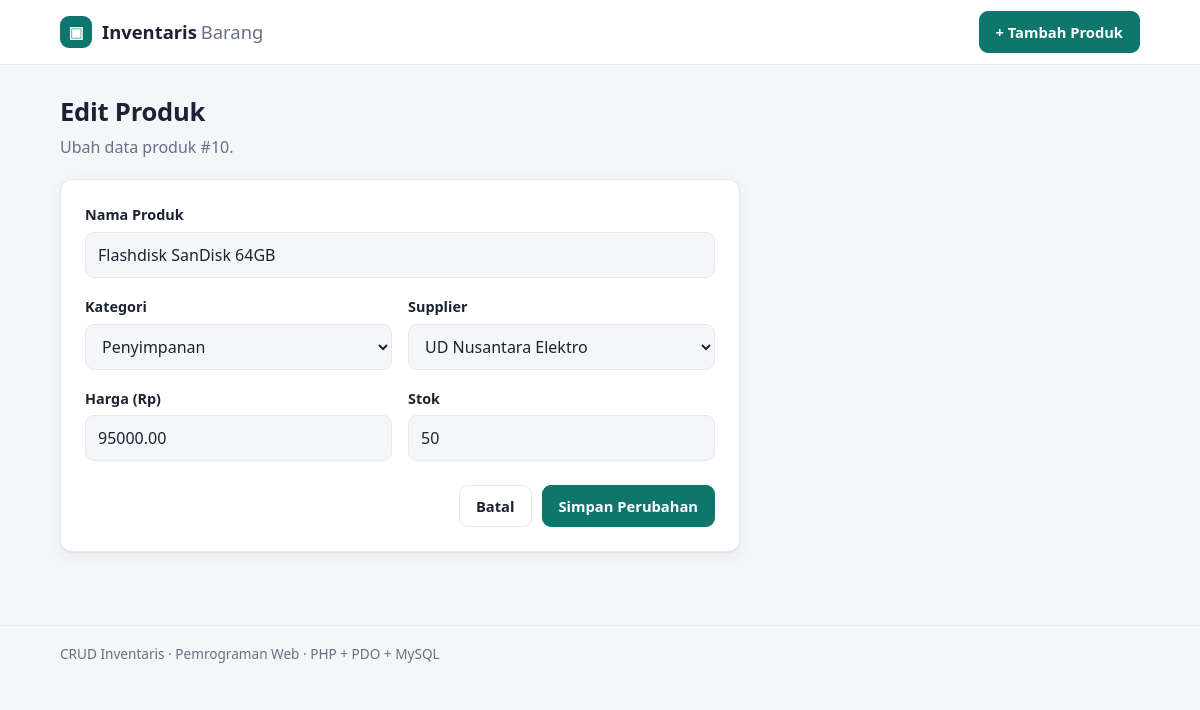
/edit.php?id=10, run on the app's committed database.
### tables this page shows
CREATE TABLE products (
  id          INT AUTO_INCREMENT PRIMARY KEY,
  name        VARCHAR(150)  NOT NULL,
  category_id INT           NOT NULL,
  supplier_id INT           NOT NULL,
  price       DECIMAL(12,2) NOT NULL,
  stock       INT           NOT NULL DEFAULT 0,
  FOREIGN KEY (category_id) REFERENCES categories(id),
  FOREIGN KEY (supplier_id) REFERENCES suppliers(id)
);

CREATE TABLE categories (
  id   INT AUTO_INCREMENT PRIMARY KEY,
  name VARCHAR(100) NOT NULL UNIQUE
);

CREATE TABLE suppliers (
  id    INT AUTO_INCREMENT PRIMARY KEY,
  name  VARCHAR(100) NOT NULL,
  phone VARCHAR(20)
);

### includes/helpers.php (called while the page is built, shortened)
<?php
function e(mixed $value): string
{
    return htmlspecialchars((string) $value, ENT_QUOTES, 'UTF-8');
}
function fetch_lookups(PDO $pdo): array
{
    $categories = $pdo->query('SELECT id, name FROM categories ORDER BY name')->fetchAll();
    $suppliers  = $pdo->query('SELECT id, name FROM suppliers ORDER BY name')->fetchAll();
    return [$categories, $suppliers];
}

### includes/form.php (the view, shortened to what this page needs)
<form method="POST" action="<?= e($action) ?>" class="card form" novalidate>
  <div class="field <?= isset($errors['name']) ? 'field--error' : '' ?>">
    <label for="name">Nama Produk</label>
    <input type="text" id="name" name="name" maxlength="150" required
           value="<?= e($product['name'] ?? '') ?>" placeholder="mis. Mouse Wireless">
  </div>
  <div class="grid-2">
    <div class="field <?= isset($errors['category_id']) ? 'field--error' : '' ?>">
      <label for="category_id">Kategori</label>
      <select id="category_id" name="category_id" required>
        <?php foreach ($categories as $c): ?>
          <option value="<?= e($c['id']) ?>"
            <?= (int) ($product['category_id'] ?? 0) === (int) $c['id'] ? 'selected' : '' ?>>
            <?= e($c['name']) ?>
          </option>
        <?php endforeach; ?>
      </select>
    </div>
    <div class="field <?= isset($errors['supplier_id']) ? 'field--error' : '' ?>">
      <label for="supplier_id">Supplier</label>
      <select id="supplier_id" name="supplier_id" required>
        <?php foreach ($suppliers as $s): ?>
          <option value="<?= e($s['id']) ?>"
            <?= (int) ($product['supplier_id'] ?? 0) === (int) $s['id'] ? 'selected' : '' ?>>
            <?= e($s['name']) ?>
          </option>
        <?php endforeach; ?>
      </select>
    </div>
  </div>
  <div class="grid-2">
    <div class="field <?= isset($errors['price']) ? 'field--error' : '' ?>">
      <label for="price">Harga (Rp)</label>
      <input type="number" id="price" name="price" min="0" step="0.01" required
             value="<?= e($product['price'] ?? '') ?>" placeholder="0">
    </div>
    <div class="field <?= isset($errors['stock']) ? 'field--error' : '' ?>">
      <label for="stock">Stok</label>
      <input type="number" id="stock" name="stock" min="0" step="1" required
             value="<?= e($product['stock'] ?? '0') ?>">
    </div>
  </div>
  <div class="form__actions">
    <a class="btn btn--ghost" href="index.php">Batal</a>
    <button type="submit" class="btn btn--primary"><?= e($submitLabel) ?></button>
  </div>
</form>

### assets/style.css (style rules this page uses)
:root { --bg: #f4f6fa; --surface: #ffffff; --ink: #1b2233; --muted: #667085; --line: #e4e8f0; --brand: #0f766e; --brand-ink: #ffffff; --brand-soft: #e1f4f1; --danger: #c2294a; --danger-soft: #fdeaee; --ok: #0f7a4a; --ok-soft: #e3f6ec; --warn: #b45309; --warn-soft: #fef1dc; --radius: 12px; --shadow: 0 1px 2px rgba(16, 24, 40, .06), 0 4px 16px rgba(16, 24, 40, .05); }
* { box-sizing: border-box; }
body { margin: 0; background: var(--bg); color: var(--ink); font-family: system-ui, -apple-system, "Segoe UI", Roboto, "Helvetica Neue", Arial, sans-serif; line-height: 1.5; -webkit-font-smoothing: antialiased; }
.btn { display: inline-flex; align-items: center; justify-content: center; gap: 6px; padding: 9px 16px; border-radius: 9px; border: 1px solid var(--line); background: var(--surface); color: var(--ink); font: inherit; font-weight: 600; font-size: .92rem; cursor: pointer; text-decoration: none; transition: background .15s, border-color .15s, transform .05s; }
.btn--primary { background: var(--brand); border-color: var(--brand); color: var(--brand-ink); }
.btn--ghost { background: transparent; }
.card { background: var(--surface); border: 1px solid var(--line); border-radius: var(--radius); box-shadow: var(--shadow); }
.form { padding: 24px; max-width: 680px; display: grid; gap: 18px; }
.grid-2 { display: grid; grid-template-columns: 1fr 1fr; gap: 16px; }
.field { display: flex; flex-direction: column; gap: 6px; }
.field label { font-weight: 600; font-size: .9rem; }
.field input, .field select { padding: 10px 12px; border-radius: 9px; border: 1px solid var(--line); background: var(--bg); color: var(--ink); font: inherit; }
.form__actions { display: flex; justify-content: flex-end; gap: 10px; padding-top: 6px; }

### data on the page
products: name "Flashdisk SanDisk 64GB", category_id "Penyimpanan", supplier_id "UD Nusantara Elektro", price "95000.00", stock "50"

### other printed values
$id "10"
$submitLabel "Simpan Perubahan"
